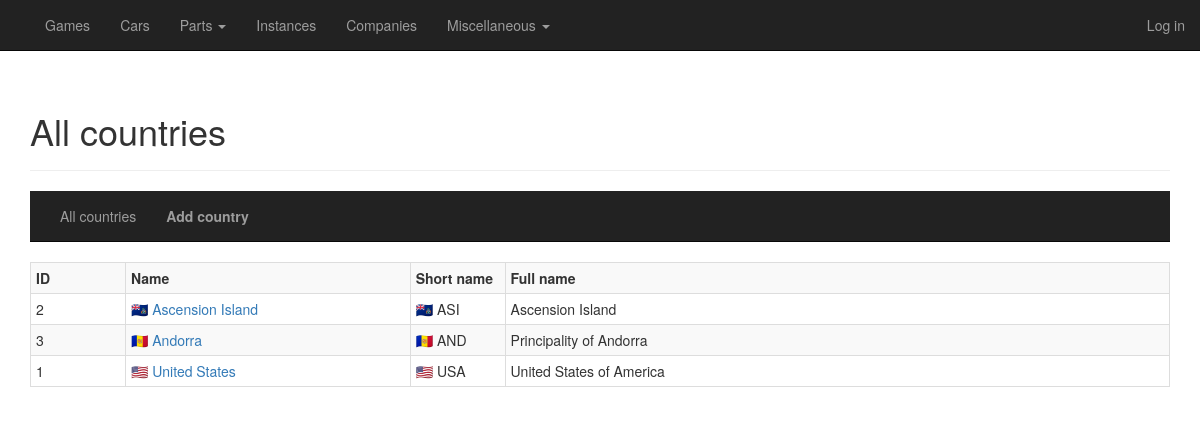
Page /misc/countries/all on the committed database.
### general/models/misc.py (models this page shows)
class Country(database.Model):
    __tablename__ = "countries"
    id = database.Column(database.Integer, primary_key=True)
    name_full = database.Column(database.Unicode, nullable=False)
    name_display = database.Column(database.Unicode, index=True, nullable=False)
    name_short = database.Column(database.Unicode, nullable=False)
    no_of_companies_game = database.Column(database.Integer, default=0, nullable=True)
    no_of_companies_car = database.Column(database.Integer, default=0, nullable=True)
    no_of_games = database.Column(database.Integer, default=0, nullable=True)
    no_of_cars = database.Column(database.Integer, default=0, nullable=True)
    companies = database.relationship('Company', backref='country', lazy='dynamic')
    cars = database.relationship('Car', backref='country', lazy='dynamic')
    texts = database.relationship('CountryText', backref='country', lazy='dynamic')
    images = database.relationship('CountryImage', backref='country', lazy='dynamic')
    locations = database.relationship('Location', backref='country', lazy='dynamic')
    def get_name_short(self):
        if self.name_short == "":
            return "n/a"
        else:
            return self.name_short

### general/routes_misc.py (the view)
@cardb.route("/misc/countries", methods=['GET'])
@cardb.route("/misc/countries/all", methods=['GET'])
def overview_countries():
    countries = Country.query.order_by(Country.name_display.asc()).all()
    return render_template("misc_countries_overview.html",
                           title="Countries",
                           heading="All countries",
                           countries=countries)

### general/templates/misc_countries_overview.html
{% extends "misc_countries_base.html" %}
{% block countries_content %}
    <div>
        <table class="table table-hover table-striped table-bordered table-condensed">
            {% if countries == [] %}
            <tr>
                <td class="col-sm-12 text-center"><b>There are no countries in the database.</b></td>
            </tr>
            {% else %}
            <tr>
                <td class="col-sm-1"><b>ID</b></td>
                <td class="col-sm-3"><b>Name</b></td>
                <td class="col-sm-1"><b>Short name</b></td>
                <td class="col-sm-7"><b>Full name</b></td>
            </tr>
                {% for country in countries %}
            <tr>
                <td class="col-sm-1">{{ country.id }}</td>
                <td class="col-sm-3"><a href="{{ url_for('detail_country', id=country.id) }}">{{ country.name_display }}</a></td>
                <td class="col-sm-1">{{ country.get_name_short() }}</td>
                <td class="col-sm-7">{{ country.name_full }}</td>
            </tr>
                {% endfor %}
            {% endif %}
        </table>
    </div>
{% endblock %}

### rows in the picture
Country: id "2", name_display "🇦🇨 Ascension Island", get_name_short "🇦🇨 ASI", name_full "Ascension Island"
Country: id "3", name_display "🇦🇩 Andorra", get_name_short "🇦🇩 AND", name_full "Principality of Andorra"
Country: id "1", name_display "🇺🇸 United States", get_name_short "🇺🇸 USA", name_full "United States of America"

### other values in the picture
{{ heading }} "All countries"
